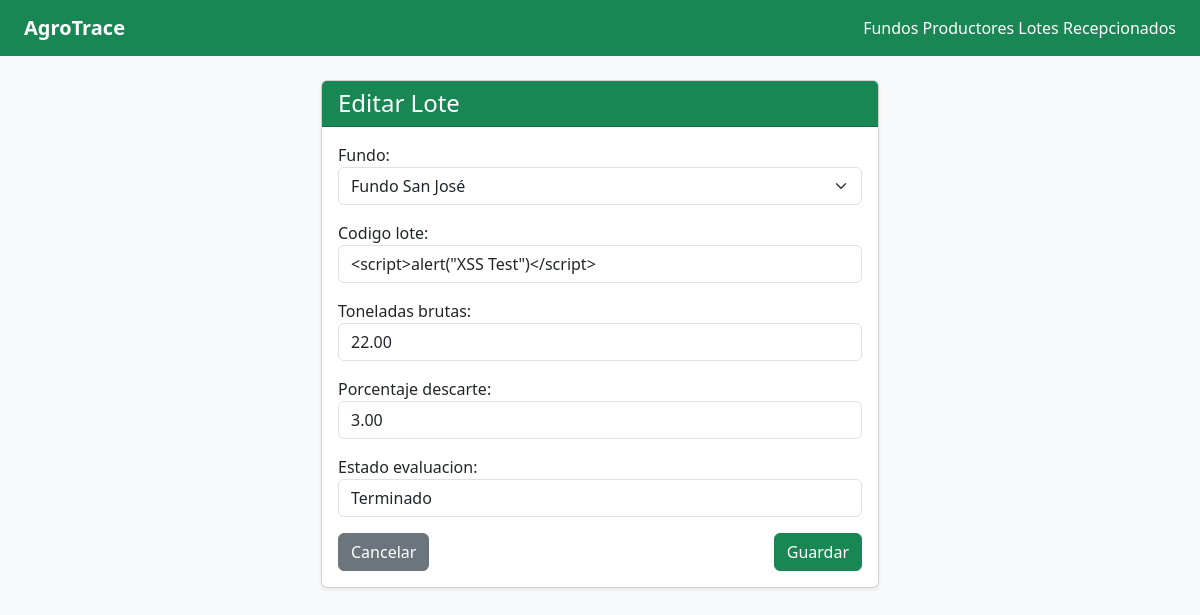
/agrotrace/lotes/editar/4/, run on the app's committed database.
### agrotrace/models.py (models this page shows, shortened)
class LoteRecepcionado(models.Model):
    fundo = models.ForeignKey(
        FundoProductor,
        on_delete=models.CASCADE,
        related_name='lotes'
    )
    codigo_lote = models.CharField(max_length=50, unique=True)
    toneladas_brutas = models.DecimalField(max_digits=8, decimal_places=2)
    porcentaje_descarte = models.DecimalField(max_digits=5, decimal_places=2)
    estado_evaluacion = models.CharField(max_length=50)
    fecha_ingreso = models.DateTimeField(auto_now_add=True)
    certificaciones = models.ManyToManyField(
        CertificacionAgricola,
        through='CertificacionLote',
        related_name='lotes'
    )

### agrotrace/views.py (the view)
# urls.py: path('lotes/editar/<int:pk>/', views.lote_update, name='lote_update'),
def lote_update(request, pk):
    lote = get_object_or_404(LoteRecepcionado, pk=pk)
    if request.method == 'POST':
        form = LoteRecepcionadoForm(request.POST, instance=lote)
        if form.is_valid():
            form.save()
            return redirect('agrotrace:lote_list')
    else:
        form = LoteRecepcionadoForm(instance=lote)
    return render(request, 'agrotrace/lote_form.html', {'form': form, 'title': 'Editar Lote'})

### agrotrace/forms.py
class LoteRecepcionadoForm(forms.ModelForm):
    class Meta:
        model = LoteRecepcionado
        fields = ['fundo', 'codigo_lote', 'toneladas_brutas', 'porcentaje_descarte', 'estado_evaluacion']
        widgets = {
            'fundo': forms.Select(attrs={'class': 'form-select'}),
            'codigo_lote': forms.TextInput(attrs={'class': 'form-control'}),
            'toneladas_brutas': forms.NumberInput(attrs={'class': 'form-control'}),
            'porcentaje_descarte': forms.NumberInput(attrs={'class': 'form-control'}),
            'estado_evaluacion': forms.TextInput(attrs={'class': 'form-control'}),
        }

### agrotrace/models.py (called while the page is built)
    def __str__(self):
        return self.nombre_fundo

### agrotrace/templates/agrotrace/lote_form.html (shortened to what this page needs)
{% extends 'agrotrace/base.html' %}
{% block content %}
<div class="card shadow-sm col-md-6 mx-auto">
    <div class="card-header bg-success text-white">
        <h4 class="mb-0">{{ title }}</h4>
    </div>
    <div class="card-body">
        <form method="post">
            {{ form.as_p }}
            <div class="d-flex justify-content-between mt-3">
                <a href="{% url 'agrotrace:lote_list' %}" class="btn btn-secondary">Cancelar</a>
                <button type="submit" class="btn btn-success">Guardar</button>
            </div>
        </form>
    </div>
</div>
{% endblock %}

### data on the page
LoteRecepcionado: fundo "Fundo San José", codigo_lote "<script>alert(\"XSS Test\")</script>", toneladas_brutas "22.00", porcentaje_descarte "3.00", estado_evaluacion "Terminado"

### other printed values
{{ title }} "Editar Lote"
